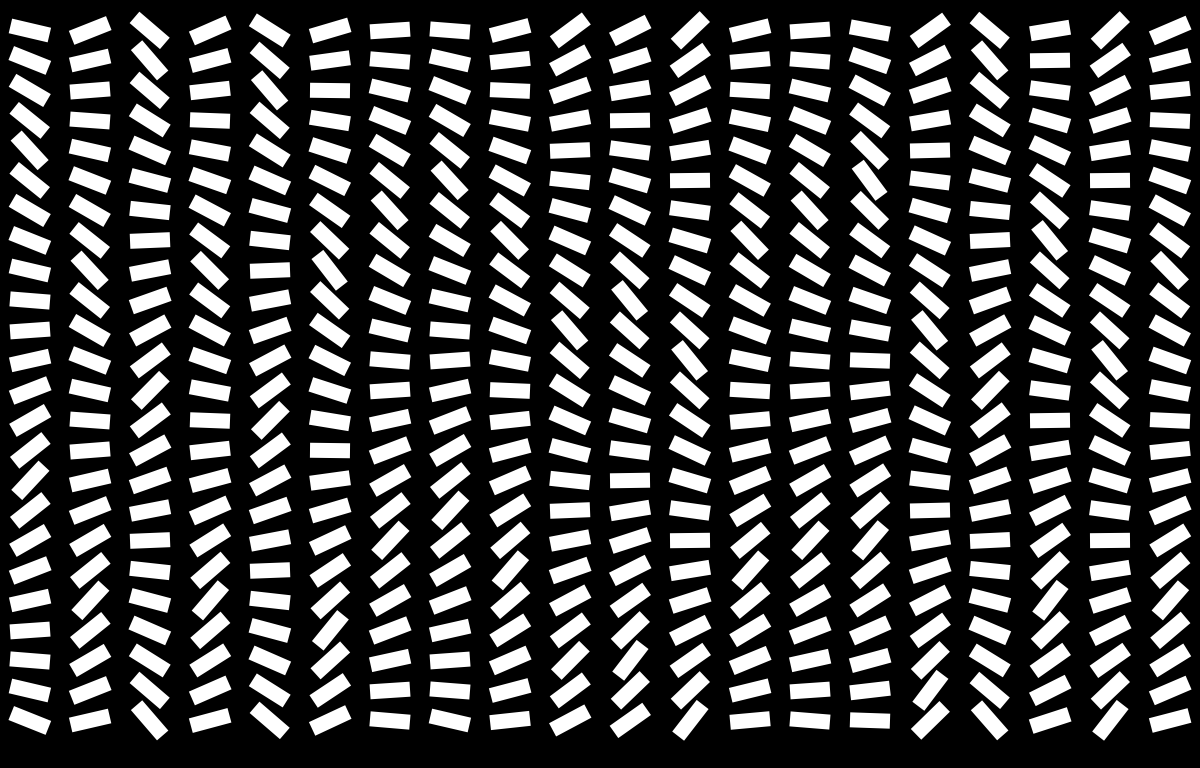
Frame 1 (no input)
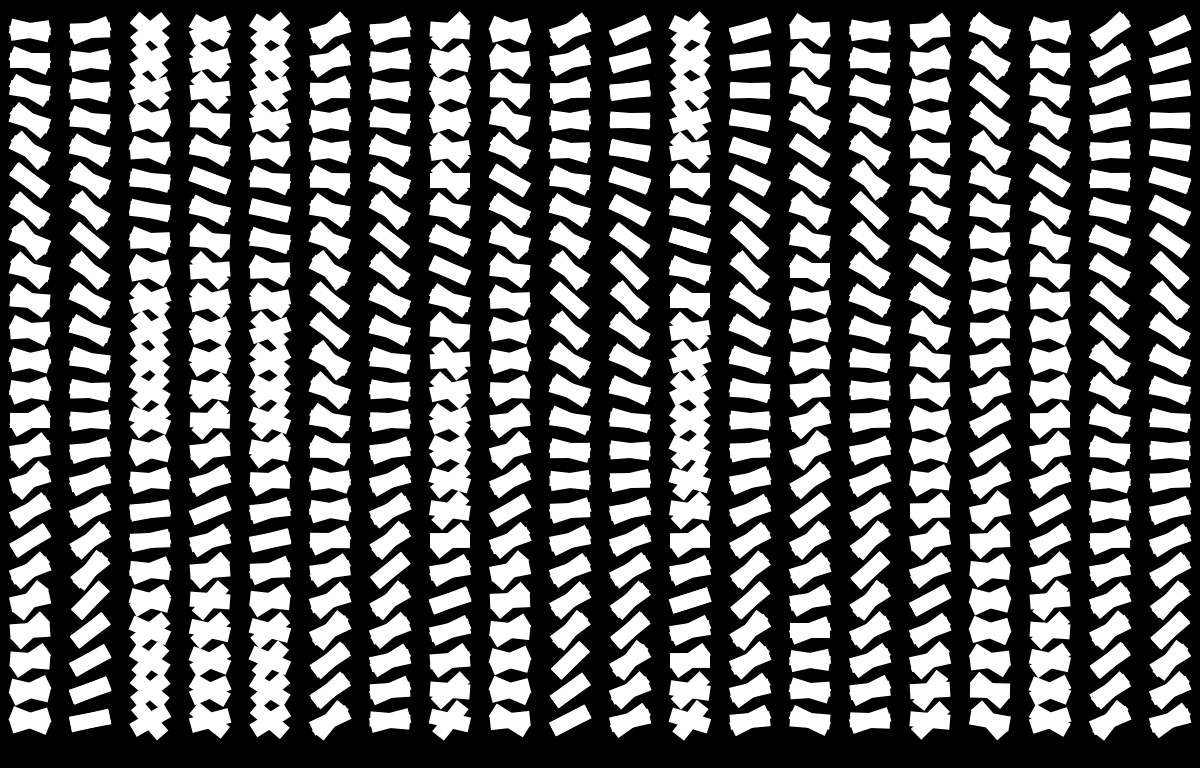
Frame 2 (the mouse pressed at the canvas centre, redrawn once)

The Processing sketch that drew these frames (run headless with seeded random() and noise(); the mouse was pressed at the canvas centre and the sketch redrawn once):

// Processing sketch: Parameterize_Waves
// ── Parameterize_Waves.pde
/**
 * Parameterize: Wave
 * from Form+Code in Design, Art, and Architecture 
 * by Casey Reas, Chandler McWilliams, and LUST
 * Princeton Architectural Press, 2010
 * ISBN 9781568989372
 * 
 * Get Processing at http://www.processing.org/download
 */

int brickWidth = 40;
int brickHeight = 15;
int cols = 20;
int rows = 24;
int columnOffset = 60;
int rowOffset = 30;
float rotationIncrement = 0.15;

void setup() {
  size(1200, 768);
  background(0);
  noStroke();
  fill(255);
  noLoop();
}

void draw() {
  translate(30, 30);
  for (int i=0; i<cols; i++) {
    pushMatrix();
    translate(i * columnOffset, 0);
    float r = random(-QUARTER_PI, QUARTER_PI);
    int dir = 1;
    for (int j=0; j<rows; j++) {
      pushMatrix();
      translate(0, rowOffset * j);
      rotate(r);
      rect(-brickWidth/2, -brickHeight/2, brickWidth, brickHeight);
      popMatrix();
      r += dir * rotationIncrement;
      if (r > QUARTER_PI || r < -QUARTER_PI) dir *= -1;
    }
    popMatrix();
  }
}
